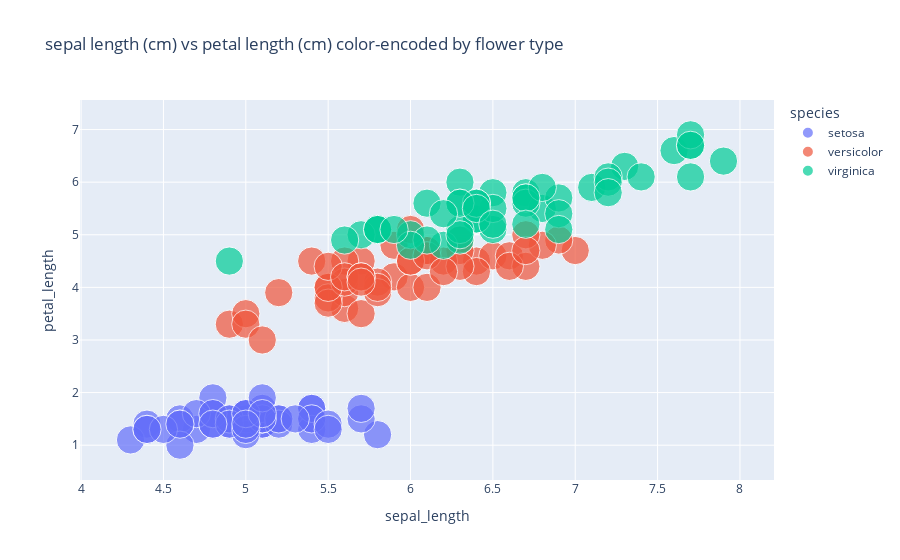

This figure's notebook cell:
### Code cell
chart1 = px.scatter(data_frame=iris_df,
           x="sepal_length",
           y="petal_length",
           color="species",
           size=[1.0]*150,
           title="sepal length (cm) vs petal length (cm) color-encoded by flower type")
chart1

### Figure 1 — Plotly figure (JSON) as saved in the notebook; plotly's stock layout.template omitted (floating-point values rounded to 4 significant figures)
{"data": [{"hoverlabel": {"namelength": 0}, "hovertemplate": "species=setosa<br>sepal_length=%{x}<br>petal_length=%{y}<br>size=%{marker.size}", "legendgroup": "setosa", "marker": {"color": "#636efa", "size": [1, 1, 1, 1, 1, 1, 1, 1, 1, 1, 1, 1, 1, 1, 1, 1, 1, 1, 1, 1, 1, 1, 1, 1, 1, 1, 1, 1, 1, 1, 1, 1, 1, 1, 1, 1, 1, 1, 1, 1, 1, 1, 1, 1, 1, 1, 1, 1, 1, 1], "sizemode": "area", "sizeref": 0.0025, "symbol": "circle"}, "mode": "markers", "name": "setosa", "showlegend": true, "type": "scatter", "x": [5.1, 4.9, 4.7, 4.6, 5, 5.4, 4.6, 5, 4.4, 4.9, 5.4, 4.8, 4.8, 4.3, 5.8, 5.7, 5.4, 5.1, 5.7, 5.1, 5.4, 5.1, 4.6, 5.1, 4.8, 5, 5, 5.2, 5.2, 4.7, 4.8, 5.4, 5.2, 5.5, 4.9, 5, 5.5, 4.9, 4.4, 5.1, 5, 4.5, 4.4, 5, 5.1, 4.8, 5.1, 4.6, 5.3, 5], "xaxis": "x", "y": [1.4, 1.4, 1.3, 1.5, 1.4, 1.7, 1.4, 1.5, 1.4, 1.5, 1.5, 1.6, 1.4, 1.1, 1.2, 1.5, 1.3, 1.4, 1.7, 1.5, 1.7, 1.5, 1, 1.7, 1.9, 1.6, 1.6, 1.5, 1.4, 1.6, 1.6, 1.5, 1.5, 1.4, 1.5, 1.2, 1.3, 1.4, 1.3, 1.5, 1.3, 1.3, 1.3, 1.6, 1.9, 1.4, 1.6, 1.4, 1.5, 1.4], "yaxis": "y"}, {"hoverlabel": {"namelength": 0}, "hovertemplate": "species=versicolor<br>sepal_length=%{x}<br>petal_length=%{y}<br>size=%{marker.size}", "legendgroup": "versicolor", "marker": {"color": "#EF553B", "size": [1, 1, 1, 1, 1, 1, 1, 1, 1, 1, 1, 1, 1, 1, 1, 1, 1, 1, 1, 1, 1, 1, 1, 1, 1, 1, 1, 1, 1, 1, 1, 1, 1, 1, 1, 1, 1, 1, 1, 1, 1, 1, 1, 1, 1, 1, 1, 1, 1, 1], "sizemode": "area", "sizeref": 0.0025, "symbol": "circle"}, "mode": "markers", "name": "versicolor", "showlegend": true, "type": "scatter", "x": [7, 6.4, 6.9, 5.5, 6.5, 5.7, 6.3, 4.9, 6.6, 5.2, 5, 5.9, 6, 6.1, 5.6, 6.7, 5.6, 5.8, 6.2, 5.6, 5.9, 6.1, 6.3, 6.1, 6.4, 6.6, 6.8, 6.7, 6, 5.7, 5.5, 5.5, 5.8, 6, 5.4, 6, 6.7, 6.3, 5.6, 5.5, 5.5, 6.1, 5.8, 5, 5.6, 5.7, 5.7, 6.2, 5.1, 5.7], "xaxis": "x", "y": [4.7, 4.5, 4.9, 4, 4.6, 4.5, 4.7, 3.3, 4.6, 3.9, 3.5, 4.2, 4, 4.7, 3.6, 4.4, 4.5, 4.1, 4.5, 3.9, 4.8, 4, 4.9, 4.7, 4.3, 4.4, 4.8, 5, 4.5, 3.5, 3.8, 3.7, 3.9, 5.1, 4.5, 4.5, 4.7, 4.4, 4.1, 4, 4.4, 4.6, 4, 3.3, 4.2, 4.2, 4.2, 4.3, 3, 4.1], "yaxis": "y"}, {"hoverlabel": {"namelength": 0}, "hovertemplate": "species=virginica<br>sepal_length=%{x}<br>petal_length=%{y}<br>size=%{marker.size}", "legendgroup": "virginica", "marker": {"color": "#00cc96", "size": [1, 1, 1, 1, 1, 1, 1, 1, 1, 1, 1, 1, 1, 1, 1, 1, 1, 1, 1, 1, 1, 1, 1, 1, 1, 1, 1, 1, 1, 1, 1, 1, 1, 1, 1, 1, 1, 1, 1, 1, 1, 1, 1, 1, 1, 1, 1, 1, 1, 1], "sizemode": "area", "sizeref": 0.0025, "symbol": "circle"}, "mode": "markers", "name": "virginica", "showlegend": true, "type": "scatter", "x": [6.3, 5.8, 7.1, 6.3, 6.5, 7.6, 4.9, 7.3, 6.7, 7.2, 6.5, 6.4, 6.8, 5.7, 5.8, 6.4, 6.5, 7.7, 7.7, 6, 6.9, 5.6, 7.7, 6.3, 6.7, 7.2, 6.2, 6.1, 6.4, 7.2, 7.4, 7.9, 6.4, 6.3, 6.1, 7.7, 6.3, 6.4, 6, 6.9, 6.7, 6.9, 5.8, 6.8, 6.7, 6.7, 6.3, 6.5, 6.2, 5.9], "xaxis": "x", "y": [6, 5.1, 5.9, 5.6, 5.8, 6.6, 4.5, 6.3, 5.8, 6.1, 5.1, 5.3, 5.5, 5, 5.1, 5.3, 5.5, 6.7, 6.9, 5, 5.7, 4.9, 6.7, 4.9, 5.7, 6, 4.8, 4.9, 5.6, 5.8, 6.1, 6.4, 5.6, 5.1, 5.6, 6.1, 5.6, 5.5, 4.8, 5.4, 5.6, 5.1, 5.1, 5.9, 5.7, 5.2, 5, 5.2, 5.4, 5.1], "yaxis": "y"}], "layout": {"autosize": true, "legend": {"itemsizing": "constant", "title": {"text": "species"}, "tracegroupgap": 0}, "title": {"text": "sepal length (cm) vs petal length (cm) color-encoded by flower type"}, "xaxis": {"anchor": "y", "autorange": true, "domain": [0, 1], "range": [4.002, 8.198], "title": {"text": "sepal_length"}, "type": "linear"}, "yaxis": {"anchor": "x", "autorange": true, "domain": [0, 1], "range": [0.1819, 7.718], "title": {"text": "petal_length"}, "type": "linear"}}}
